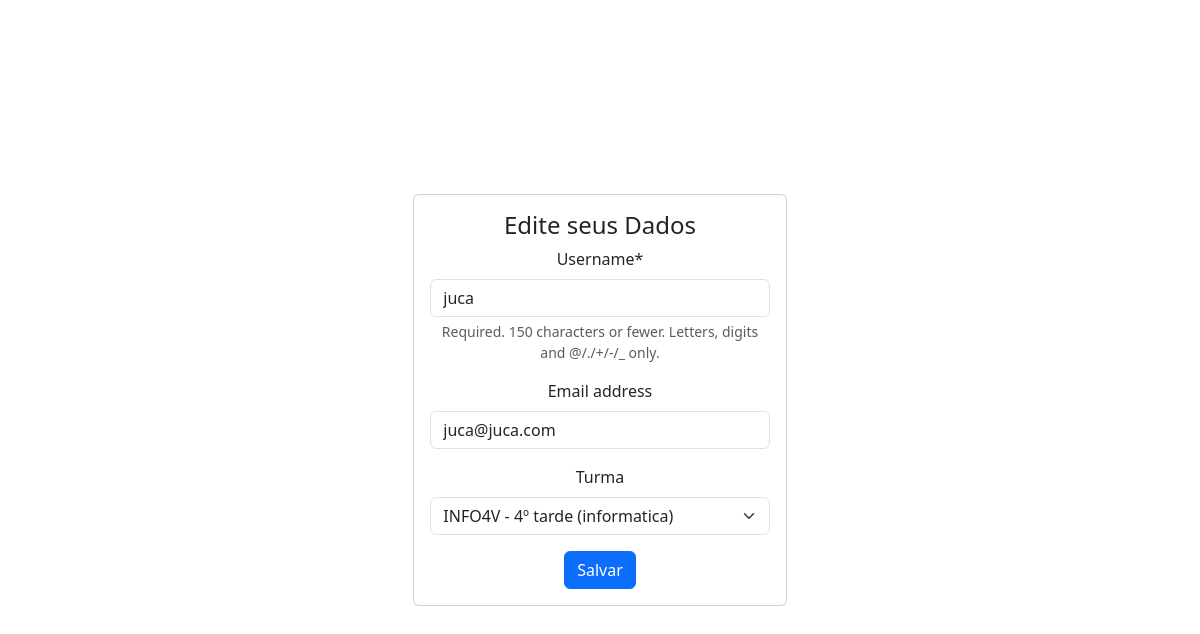
The app's page /edituser/ (signed in), older data.
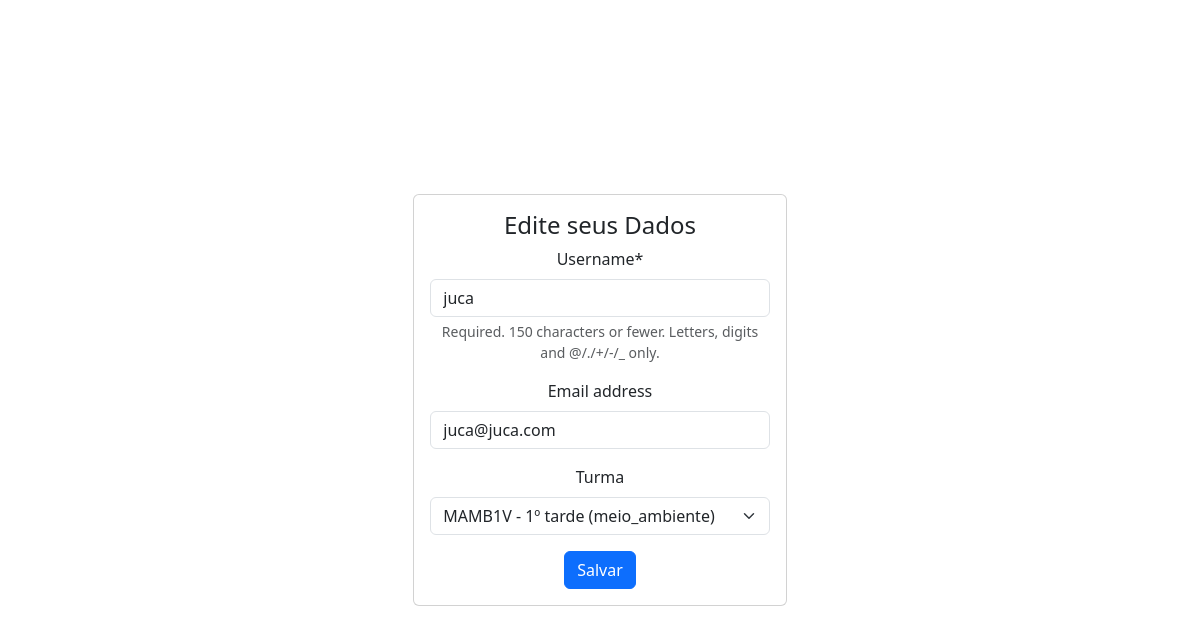
The same page, newer data.
### profiles/models.py (models this page shows, shortened)
class CustomUser(AbstractUser):
    id = models.BigAutoField(primary_key=True)
    turma = models.ForeignKey('classes.Turma', on_delete=models.SET_NULL, blank=True, null=True)

### profiles/views.py (the view, shortened to what this page needs)
# urls.py: path('edituser/', UserUpdate.as_view(), name = "edituser"),
class UserUpdate(UpdateView):
    template_name = "registration/edituser.html"
    model = CustomUser
    fields = ['username', 'email', 'turma']
    success_url = reverse_lazy("dashboard")
    def get_object(self, queryset=None):
        self.object = self.request.user
        return self.object
    def get_form(self, form_class=None):
        form = super().get_form(form_class)
        user = self.request.user
        if user.groups.filter(name='Docente').exists():
            form.fields.pop('turma')
        elif user.groups.filter(name='Discente').exists():
            pass
        return form
    def get_context_data(self, *args, **kwargs):
        context = super().get_context_data(*args, **kwargs)
        return context

### classes/models.py (called while the page is built)
    def __str__(self):
        return f"{self.nome} - {self.serie}º {self.turno} ({self.curso})"

### tasks/context_processors.py (called while the page is built)
def user_in_discente(request):
    if request.user.is_authenticated:
        return {'user_in_discente': request.user.groups.filter(name="Discente").exists()}
    return {'user_in_discente': False}

### profiles/templates/registration/edituser.html (shortened to what this page needs)
{% extends 'baselog.html' %}
{% load crispy_forms_tags %}
{% block content %}
<div class="row">
    <div class="col-md-4 offset-md-4 text-center">
        <div class="card auth-card">
            <div class="card-body">
                <h4 class="card-title text-center">Edite seus Dados</h4>
                <form method="post">
                    {{ form|crispy }}
                    <button type="submit" class="btn btn-primary btn-block">Salvar</button>
                </form>
            </div>
        </div>
    </div>
</div>
{% endblock %}

Row changes from the older to the newer data that the page shows:
changed CustomUser "juca": turma "INFO4V - 4º tarde (informatica)" → "MAMB1V - 1º tarde (meio_ambiente)"
